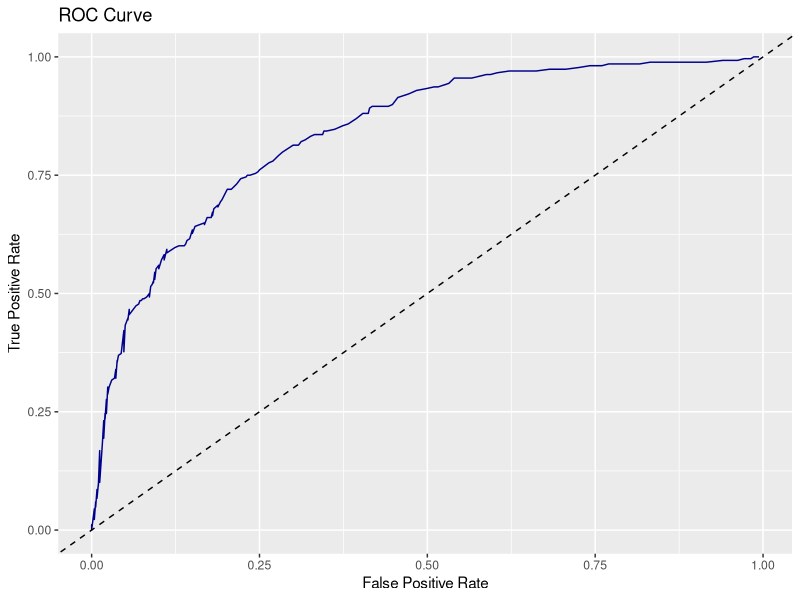
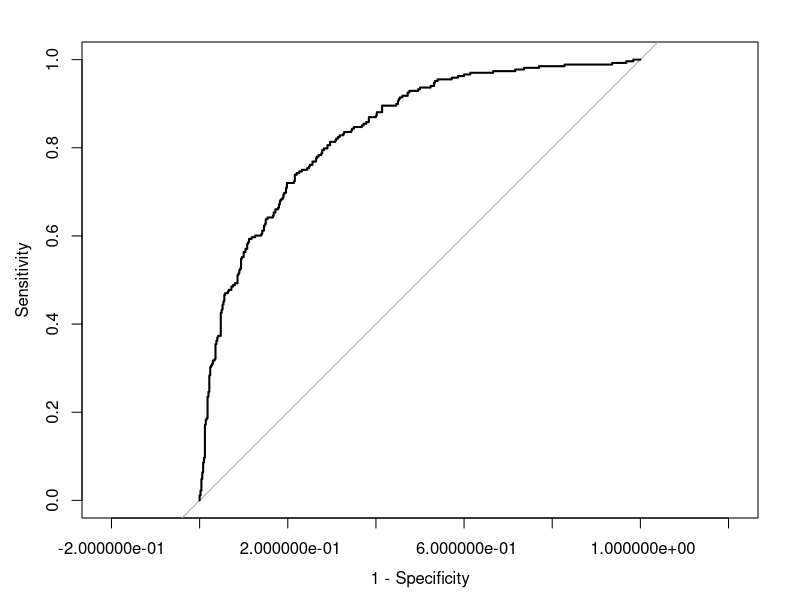

Reproduce these figures in R, in order.
## ---- chunk 1
knitr::opts_chunk$set(echo = TRUE)

library(mlbench)
library(pROC)
# Load Data
data(PimaIndiansDiabetes)
## ---- chunk 2
# Logistic Regression
DM.glm = glm(formula = diabetes ~ ., family= binomial, data = PimaIndiansDiabetes )
#optional:
summary(DM.glm)

## ---- chunk 3
#get odds for each row 
DM.odds = predict(DM.glm, newdata = PimaIndiansDiabetes, type = "response")

#generate threshhold array
threshholds = seq(from = 0, to = 1, by = 0.005)

#Extract actual Results from Dataset
## Total positive and negatives
Total.P = sum(PimaIndiansDiabetes$diabetes == "pos")
Total.N = sum(PimaIndiansDiabetes$diabetes == "neg") 
## Convert factor to boolean and store result 
DM.actResult = PimaIndiansDiabetes$diabetes == "pos"

#initialize Dataframe
ROC.data = data.frame(
  Threshhold = double(),
  TPR = double(),
  FPR = double()
)
for (i in 1:length(threshholds)){
#get classification by current threshhold
DM.preds = threshholds[i]<DM.odds
#create confusion Matrix
DM.cm = table(DM.actResult,DM.preds)
#calculate TPR
TPR = 
  ifelse( 
    #handle no TRUE classifications
    ncol(DM.cm) == 2,
    DM.cm["TRUE","TRUE"],
    0
    )/Total.P
#calculate FPR
FPR = 
  ifelse(
    #handle no FALSE classifications
    ncol(DM.cm) == 2,
    DM.cm["FALSE","TRUE"],
    0
    )/Total.N
#populate Dataframe
ROC.data[i,] = c(threshholds[i],TPR,FPR)
}

## ---- chunk 4
library(ggplot2)
ggplot(data = ROC.data, mapping = aes(FPR,TPR))+
  ggtitle("ROC Curve")+xlab("False Positive Rate")+ylab("True Positive Rate")+
  geom_line(color = "dark blue") +
  geom_abline(intercept = 0,linetype = "dashed")
## ---- chunk 5
DM.ROC = roc(formula = DM.glm$y ~ DM.glm$fitted.values)
plot(DM.ROC,legacy.axes = TRUE)
auc(DM.ROC)
## ---- chunk 6
DM.glm1 = glm(formula = diabetes ~ .^2, family= binomial, data = PimaIndiansDiabetes )
summary(DM.glm1)
DM.ROC1 = roc(formula = DM.glm1$y ~ DM.glm1$fitted.values)
auc(DM.ROC1)
## ---- chunk 7
DM.glm2 = update(DM.glm, ~.+pregnant : age+triceps : pedigree)
DM.ROC2 = roc(formula = DM.glm2$y ~ DM.glm2$fitted.values)
auc(DM.ROC2)
